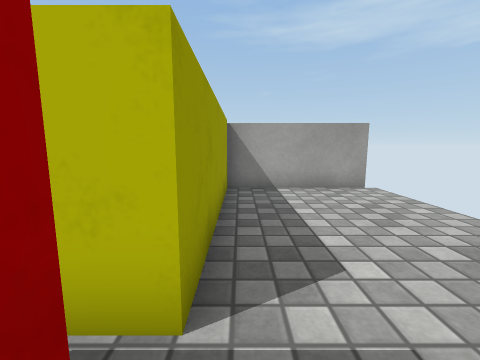
View 1 (above)

20 first-person views from a walk through a 3-D level made in the Unity game engine. The camera is 0.65 m above the floor, tilts 8° down and sees 90° across. The floor is counted in squares, 0.5 m on a side. Each view is taken from the middle of a square. On the plan, view 1 faces up. The plan holds only what a view shows up to about 12 squares ahead; the rest is blank. The place goes on beyond the plan. The player character is not drawn. Surface patterns are stand-ins for the level's own textures.

View 2
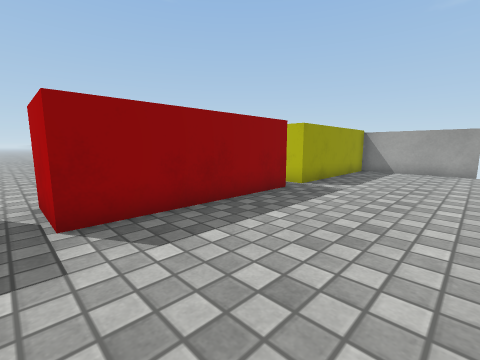

View 3
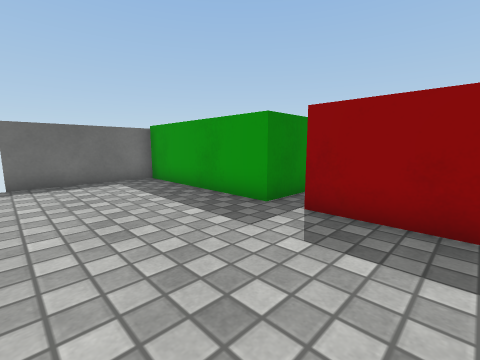

View 4
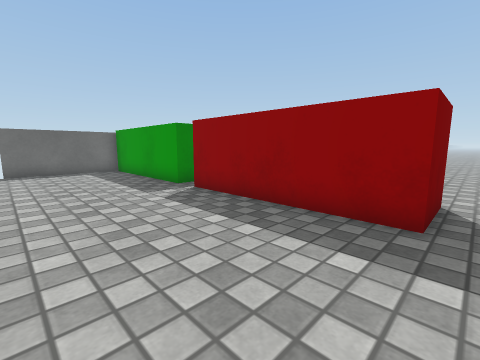

View 5
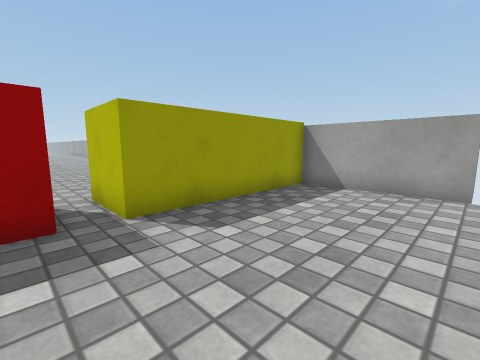

View 6
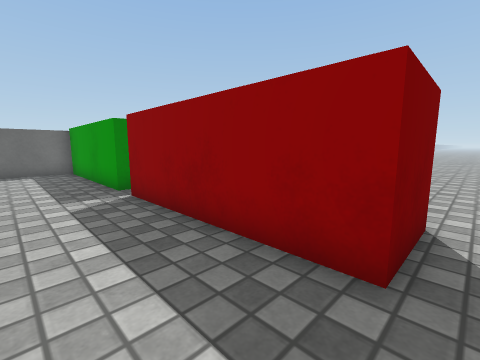

View 7
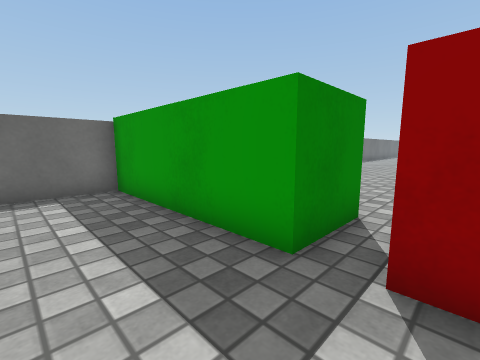

View 8
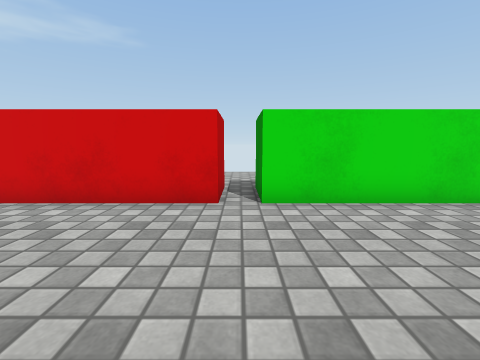

View 9
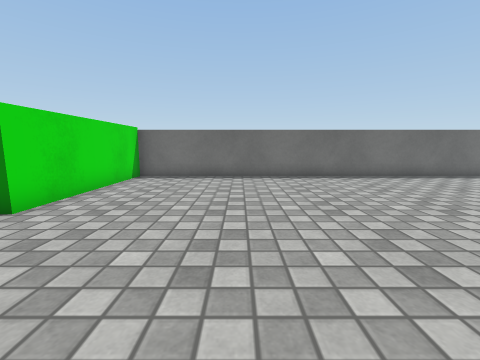

View 10
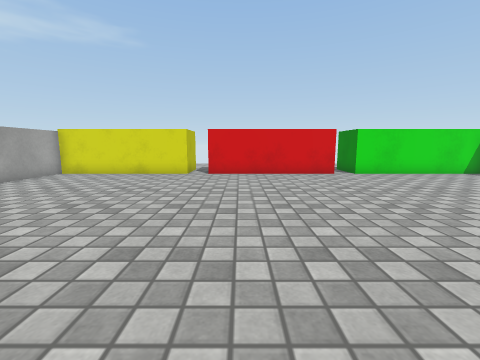

View 11
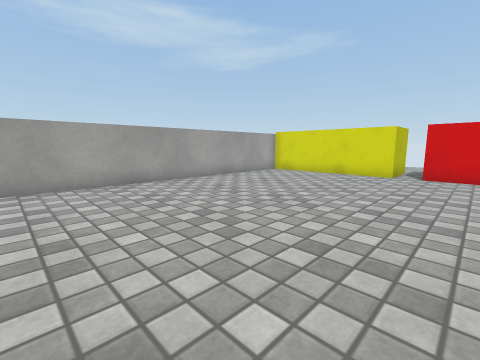

View 12
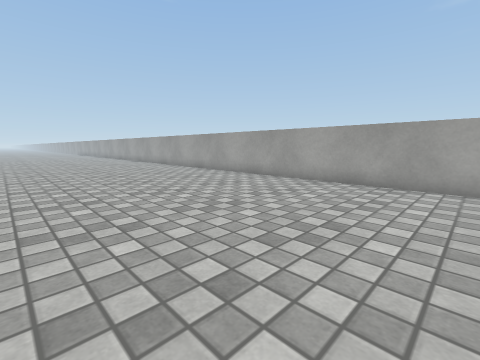

View 13
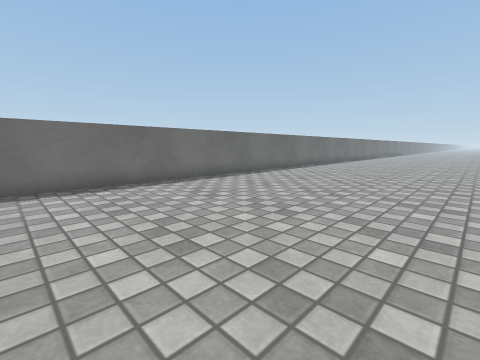

View 14
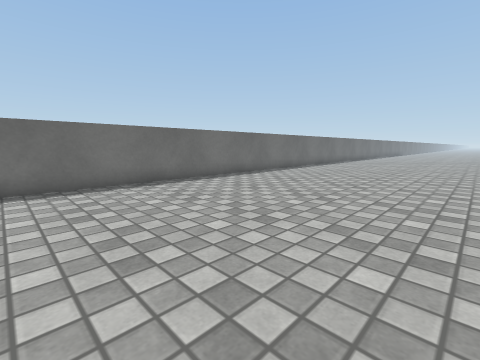

View 15
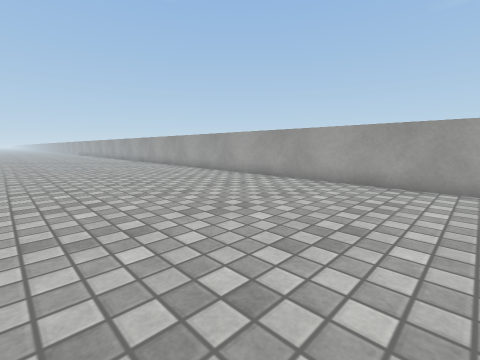

View 16
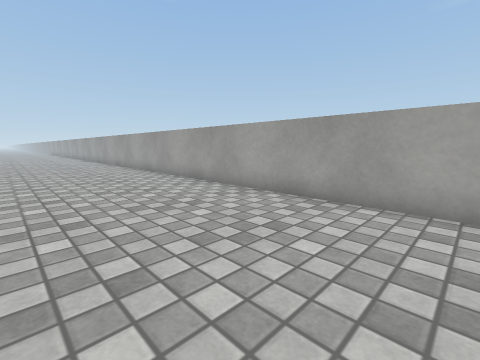

View 17
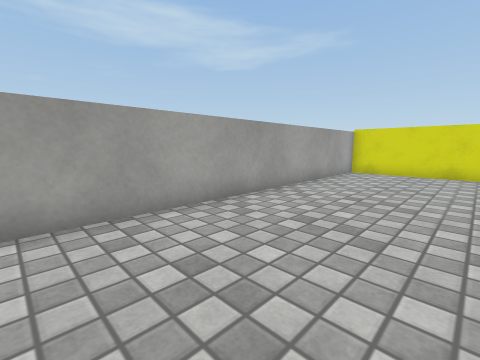

View 18
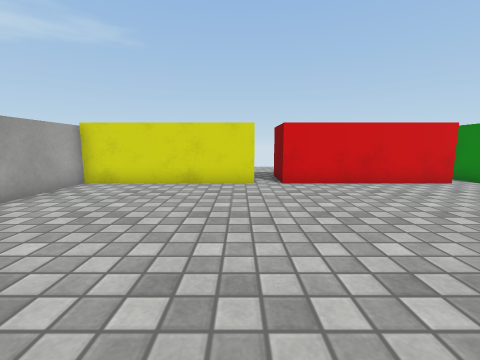

View 19
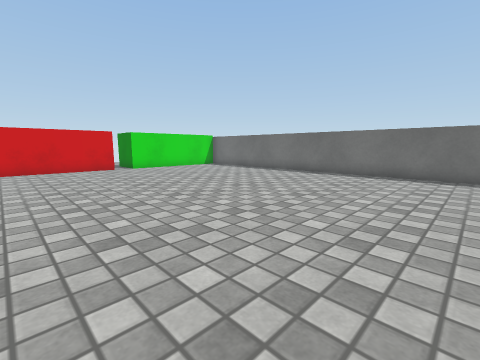

View 20
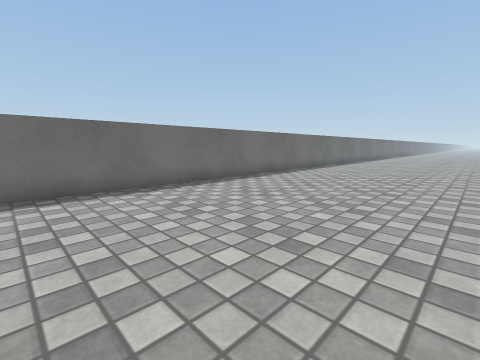

### Floor plan
Points are (right, up) in squares from view 1. A wall is a line through its corners. A room is listed if a view was taken in it or the views show most of it. See-through windows are left out.
Room 1 (views 1, 2, 3, 4, 5, 6, 7)
walls: (-2.6, 0.5) (-0.4, 0.5) (-0.4, -5.5) (-2.6, -5.5); (-2.6, -6.5) (-0.4, -6.5) (-0.4, -12.5) (4, -12.5); (4, 7.5) (-0.4, 7.5) (-0.4, 1.5) (-2.6, 1.5)
ways out: opening at (-1.5, -6) to room 2; opening at (-1.5, 1) to room 2
Room 2 (views 8, 9, 10, 11, 12, 13, 14, 15, 16, 17, 18, 19, 20)
walls: (-2.6, -5.5) (-2.6, 0.5); (-2.6, 1.5) (-2.6, 7.5) (-24.5, 7.5); (-24.5, -12.5) (-2.6, -12.5) (-2.6, -6.5)
ways out: opening at (-1.5, -6) to room 1; opening at (-1.5, 1) to room 1

Positions as (right, up) in squares from view 1, and headings:
1: (0, 0), facing up
2: (4, -6), facing up-left
3: (4, -3), facing down-left
4: (4, 1), facing down-left
5: (4, 0), facing up-left
6: (2, 1), facing down-left
7: (2, -5), facing down-left
8: (-8, -6), facing right
9: (-7, -2), facing down
10: (-14, -1), facing right
11: (-14, -1), facing up-right
12: (-12, -1), facing up-left
13: (-12, -4), facing down-left
14: (-15, -4), facing down-left
15: (-17, -1), facing up-left
16: (-16, 2), facing up-left
17: (-15, 3), facing up-right
18: (-11, 2), facing right
19: (-17, -1), facing down-right
20: (-18, -5), facing down-left
